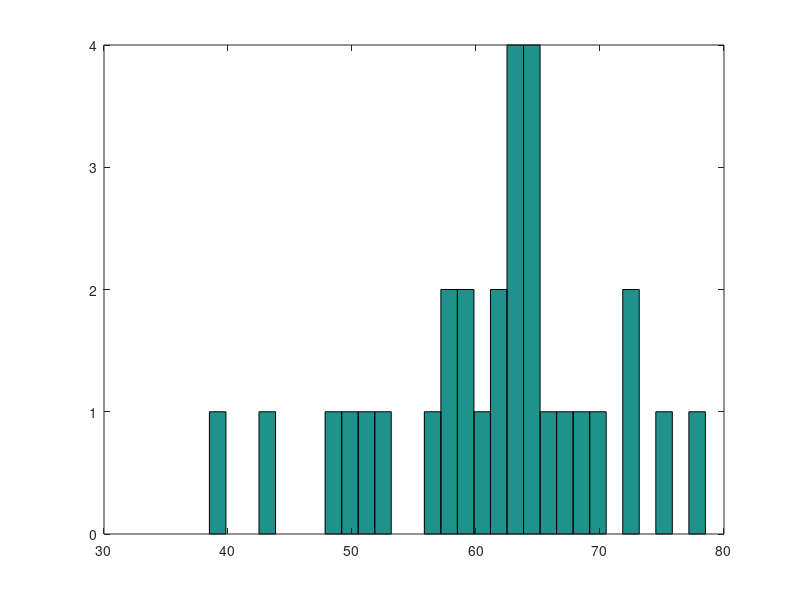

This chart was generated by the following MATLAB code:
% a)

X = dlmread('billionaires2.txt')
hist(X,30)

% b)

medel = mean(X)
varians = var(X)
standardavikelse = std(X)

% c)


